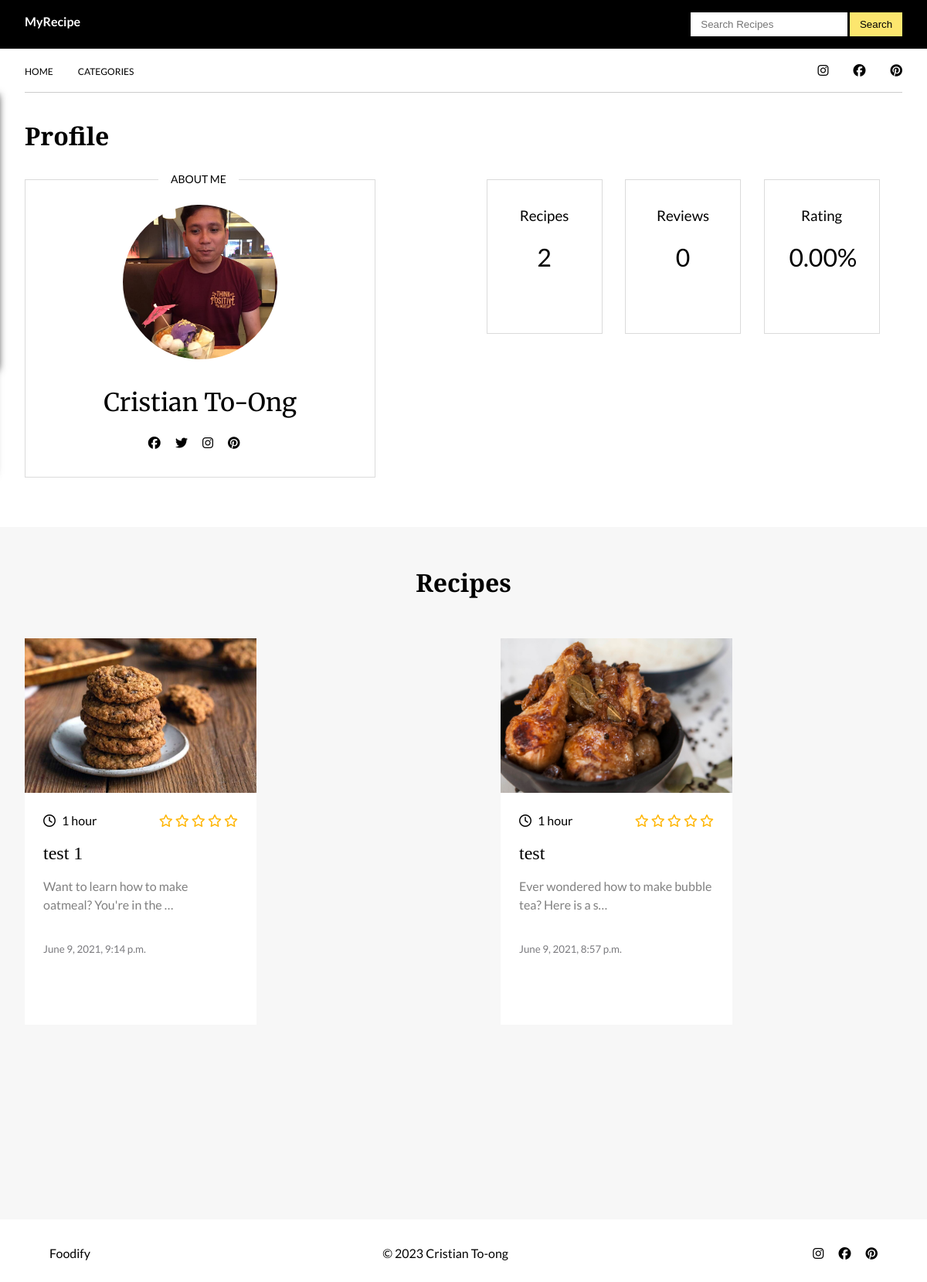
The page /accounts/cristian-to-ong/ on the database its author committed.
### accounts/models.py (models this page shows, shortened)
class Profile(models.Model):
  first_name = models.CharField(max_length=200, blank=True)
  last_name = models.CharField(max_length=200, blank=True)
  avatar = models.ImageField(default='avatar.jpg', upload_to='avatars/')
  slug = models.SlugField(max_length=200, unique=True)
  user = models.OneToOneField(User, on_delete=models.CASCADE)
  website = models.URLField(max_length=50, blank=True)
  location = models.CharField(max_length=200, blank=True)
  bio = models.TextField(max_length=200, blank=True)
  email = models.EmailField(max_length=200, blank=True)
  facebook = models.CharField(max_length=200, blank=True)
  twitter = models.CharField(max_length=200, blank=True)
  instagram = models.CharField(max_length=200, blank=True)
  pinterest = models.CharField(max_length=200, blank=True)
  others = models.CharField(max_length=200, blank=True)
  updated = models.DateTimeField(auto_now=True)
  created = models.DateTimeField(auto_now_add=True)
  class Meta:
    ordering = ('-created',)

### blog/models.py (models this page shows, shortened)
class Post(models.Model):
    title = models.CharField(max_length=200, null=True, blank=True)
    slug = models.SlugField(max_length=200, unique=True, blank=True)
    photo = models.ImageField(default='noimage.jpg', upload_to='posts/', null=True, blank=True)
    cooking_time = models.CharField(max_length=50, blank=True)
    author = models.ForeignKey(Profile, on_delete=models.CASCADE, related_name='posts')
    description = models.CharField(max_length=500, null=True, blank=True)
    content = RichTextField(blank=True, null=True)
    category = models.ForeignKey(Category, on_delete=models.PROTECT)
    liked = models.ManyToManyField(Profile, blank=True, related_name='likes')
    status = models.CharField(max_length=10, choices=OPTIONS, default='draft')
    updated = models.DateTimeField(auto_now=True)
    created = models.DateTimeField(auto_now_add=True)
    featured = models.BooleanField()
    objects = models.Manager() #default manager
    newmanager = NewManager() #custom manager
    class Meta:
      ordering = ('-created',)
    def average_review(self):
      reviews = Review.objects.filter(recipe=self).aggregate(average=Avg('rate'))
      avg = 0
      if reviews['average'] is not None:
        avg = float(reviews['average'])
      return avg

### accounts/views.py (the view)
# urls.py: path('accounts/<slug>/', profile_detail_view, name='profile-detail-view'),
def profile_detail_view(request, slug):
  profile = get_object_or_404(Profile, slug=slug)
  all_reviews = []
  all_recipes = Post.objects.filter(Q(status='published') & Q(author=profile))
  recipe_published = Post.objects.filter(Q(status='published') & Q(author=profile))
  reviews = Post.objects.filter(Q(status='published') & Q(author=profile) & Q(reviews__isnull=False))
  recipe_count = all_recipes.count()
  for recipe in recipe_published:
    all_reviews.append(recipe.reviews.all())
  all_reviews_result = [reviews.count() for reviews in all_reviews if reviews]
  user_reviews_count = sum(all_reviews_result)
  for recipe in recipe_published:
    all_reviews.append(recipe.reviews.all())
  all_avg_review = [reviews.average_review() for reviews in recipe_published]
  all_avg_review_result = [reviews for reviews in all_avg_review if reviews]
  try:
    get_avg_review = (sum(all_avg_review_result) / len(all_avg_review_result))
  except ZeroDivisionError:
    get_avg_review = 0
  get_count_review = len(all_avg_review_result)
  print(get_count_review)
  context = {
    'profile': profile,
    'recipe_count': recipe_count,
    'all_recipes': all_recipes,
    'recipe_published': recipe_published,
    'user_reviews_count': user_reviews_count,
    'get_avg_review': get_avg_review,
    'get_count_review': get_count_review,
  }
  return render(request, 'accounts/profile.html', context)

### blog/context_processors.py (called while the page is built)
def category_list(request):
  category_list = Category.objects.all()
  return {'category_list': category_list}

### blog/models.py (called while the page is built)
  def get_url(self):
    return reverse('blog:category-view', args=[self.name] )

### accounts/templates/accounts/profile.html (shortened to what this page needs)
{% extends 'base.html' %}
{% load humanize %}
{% load static %}
{% block content %}
  <div class="container" id="profile">
    <h1 class="profile-heading">Profile</h1>
    <div id="profile-section">
      <div class="about-me">
        <h3>About Me</h3>
        <div class="profile-img">
          <img src="{{ profile.avatar.url }}" alt="">
        </div>
        <div class="profile-name">
          <p>{{ profile.first_name|title }} {{ profile.last_name|title }}</p>
        </div>
        <div class="socials">
          <a href="{{ profile.facebook }}" target="_blank">
            <i class="fab fa-facebook"></i>
          </a>
          <a href="{{ profile.twitter }}" target="_blank">
            <i class="fab fa-twitter"></i>
          </a>
          <a href="{{ profile.instagram }}" target="_blank">
            <i class="fab fa-instagram"></i>
          </a>
          <a href="{{ profile.pinterest }}" target="_blank">
            <i class="fab fa-pinterest"></i>
          </a>
        </div>
      </div>
      <div class="profile-info">
        <div class="recipe-count">
          <h3>Recipes</h3>
            {% if profile.user == request.user %}
            <p>{{ recipe_count }}</p>
            {% else %}
            <p>{{ recipe_count }}</p>
            {% endif %}
        </div>
        <div class="like-count">
          <h3>Reviews</h3>
          <p>{{ user_reviews_count }}</p>
        </div>
        <div class="ratings-count">
          <h3>Rating</h3>
          <p>{{ get_avg_review|floatformat:"2" }}%</p>
        </div>
      </div>
    </div>
  </div>
    <section id="recipes-section">
      <div class="container">
        <section id="recipes">
          <h1>Recipes</h1>
          <div class="recipe-cards">
            {% if profile.user == request.user and profile_recipe %}
              {% for recipe in profile_recipe %}
              <div class="recipe-card">
                <div class="recipe-img">
                  <img src="{{ recipe.photo.url }}" alt="">
                </div>
                <div class="description">
                  <div class="time">
                    <p>{{ recipe.cooking_time }}</p><a href="#">Like</a>
                  </div>
                  <a href="{% url 'blog:recipe-detail' recipe.slug %}"><h2>{{ recipe.title }}</h2></a>
                <p>{{ recipe.description }}</p>
                  <small style="color: #7A7A7E;">{{ recipe.created }}</small>
                </div>
              </div>
              {% endfor %}
            {% else %}
              {% for recipe in recipe_published %}
              <div class="recipe-card">
                <div class="recipe-img">
                  <img src="{{ recipe.photo.url }}" alt="">
                </div>
                <div class="description">
                  <div class="time">
                    <div class="clock">
                      <i class="far fa-clock clock"></i>{{ recipe.cooking_time }}
                    </div>
                    {% if recipe.average_review %}
                    <div class="rating-star">
                      <span>
                        <i class="fa fa-star{% if recipe.average_review < 0.5 %}-o{% elif recipe.average_review >= 0.5 and recipe.average_review < 1 %}-half-alt {% endif %}"></i>
                        <i class="fa fa-star{% if recipe.average_review < 1.5 %}-o{% elif recipe.average_review >= 1.5 and recipe.average_review < 2 %}-half-alt {% endif %}"></i>
                        <i class="fa fa-star{% if recipe.average_review < 2.5 %}-o{% elif recipe.average_review >= 2.5 and recipe.average_review < 3 %}-half-alt {% endif %}"></i>
                        <i class="fa fa-star{% if recipe.average_review < 3.5 %}-o{% elif recipe.average_review >= 3.5 and recipe.average_review < 4 %}-half-alt {% endif %}"></i>
                        <i class="fa fa-star{% if recipe.average_review < 4.5 %}-o{% elif recipe.average_review >= 4.5 and recipe.average_review < 5 %}-half-alt {% endif %}"></i>
                      </span>
                    </div>
                    {% else %}
                    <div class="rating-star">
                      <span>
                        <i class="fa fa-star-o"></i>
                        <i class="fa fa-star-o"></i>
                        <i class="fa fa-star-o"></i>
                        <i class="fa fa-star-o"></i>
                        <i class="fa fa-star-o"></i>
                      </span>
                    </div>
                    {% endif %}
                  </div>
                  <a href="{% url 'blog:recipe-detail' recipe.slug %}"><h2>{{ recipe.title }}</h2></a>
                <p>{{ recipe.description | truncatechars:50 }}</p>
                  <small style="color: #7A7A7E;">{{ recipe.created }}</small>
                </div>
              </div>
              {% endfor %}
            {% endif %}
          </div>
        </section>
      </div>
    </section>
{% endblock content %}

### templates/base.html (shortened to what this page needs)
{% load static %}
<!DOCTYPE html>
<html lang="en">
<head>
  <link rel="stylesheet" href="{% static 'css/styles1.css' %}">
<link rel="stylesheet" href="https://cdnjs.cloudflare.com/ajax/libs/font-awesome/4.7.0/css/font-awesome.min.css">
</head>
<body id="global-js">
  {% include 'includes/navbar.html' %}
  {% block content %}
  {% endblock content %}
  {% include 'includes/footer.html' %}
</div>
</body>
</html>

### templates/includes/navbar.html (shortened to what this page needs)
{% load static %}
  <header>
    <div class="nav-full-width">
      <div class="container">
        <div id="nav1">
          <div class="logo">
            <a href="{% url 'blog:main-view' %}" style="color: #fff;">MyRecipe</a>
          </div>
          <div class="right search-nav">
            <form action="{% url 'blog:search-recipes' %}" method="POST">
              <input type="text" placeholder="Search Recipes" name="searched">
              <button type="submit" class="search-btn">Search</button>
            </form>
          </div>
        </div>
      </div>
    </div>
  <div class="nav-full-width-2">
    <div class="container">
      <div id="nav">
        <ul class="main-nav">
          {% if user.is_authenticated %}
            <li><a href="{% url 'blog:main-view' %}">Home</a></li>
            <li><a href="{% url 'blog:myrecipes-view' %}">My Recipes</a></li>
            <li><a href="{% url 'blog:create-recipe' %}">Create Recipe</a></li>
            <li><a href="{% url 'blog:draft-view' %}">Drafts</a></li>
            <li class="categories-btn1"><a href="#">Categories</a></li>
          {% else %}
            <li><a href="{% url 'accounts:login-view' %}">Home</a></li>
            <li><a class="categories-btn1" href="#">Categories</a></li>
          {% endif %}
        </ul>
        <ul class="socials">
          {% if user.is_authenticated %}
            <li>Logged in as: <a href="#" style="color: tomato; font-size: 13px;">{{ request.user.username }}</a></li>
            <li><a href="{% url 'accounts:profile-detail-view' request.user.profile.slug %}">Profile</a></li>
            <li><a href="{% url 'accounts:edit-profile' %}">Edit Profile</a></li>
            <li><a href="{% url 'accounts:logout-view' %}">Logout</a></li>
          {% else %}
            <li><a href="#">
              <i class="fab fa-instagram navbar-social"></i>
            </a></li>
            <li><a href="#">
              <i class="fab fa-facebook navbar-social"></i>
            </a></li>
            <li><a href="#">
              <i class="fab fa-pinterest navbar-social"></i>
            </a></li>
          {% endif %}
        </ul>
      </div>
    </div>
  </div>
</header>

### templates/includes/footer.html
<div class="container">
  <footer>
      <div class="left">
        <p>Foodify</p>
      </div>
      <div class="center">
        <p>&copy; <span id="year"></span> Cristian To-ong</p>
      </div>
      <div class="right">
        <a href="#">
          <i class="fab fa-instagram"></i>
        </a>
        <a href="#">
          <i class="fab fa-facebook"></i>
        </a>
        <a href="#">
          <i class="fab fa-pinterest"></i>
        </a>
      </div>
  </footer>

### static_project/css/styles1.css (style rules this page uses)
* { margin: 0; padding: 0; box-sizing: border-box; }
html { background: #fff; }
body { font-family: 'Montserrat', sans-serif; font-family: 'Lato', sans-serif; line-height: 1.5; position: relative; background: #f7f7f7; background: #fff; }
.rating-star i { color:#ffb503!important; }
a { color: black; text-decoration: none; }
h1 { font-family: 'Playfair Display', serif; margin-bottom: 1rem; font-weight: 600; }
header { position: sticky; top: 0; z-index: 999; position: relative; }
.search-btn { cursor: pointer; }
.nav-full-width { background: black; }
.nav-full-width-2 { background: #fff; }
.container { max-width: 1400px; margin: 0 auto; padding: 0 2rem; }
#nav1 { display: flex; justify-content: space-between; padding: 1rem 0; color: white; font-weight: 600; }
#nav1 .right { display: flex; }
#nav1 .right input { padding: .5rem .8rem; border: none; outline: none; }
#nav1 .right button { padding: .5rem .8rem; border: none; background: #FCE66E; }
#nav { display: flex; justify-content: space-between; padding: 1rem 0; border-bottom: 1px solid #ccc; background: #fff; }
#nav .main-nav { display: flex; }
#nav .main-nav li { list-style: none; margin-right: 2rem; }
#nav .main-nav li a { text-decoration: none; text-transform: uppercase; font-size: 12px; }
#nav .socials { display: flex; }
#nav .socials li { list-style: none; margin-left: 2rem; }
#nav .socials li a { text-decoration: none; font-size: 12px; }
#recipes-section { background: #f7f7f7; padding: 3rem 0; }
#recipes { min-height: 100vh; }
#recipes h1 { text-align: center; margin-bottom: 3rem; font-size: 2rem; }
#recipes .recipe-cards { display: grid; align-items: center; grid-template-columns: repeat(auto-fit, minmax(260px, 1fr)); grid-gap: 6rem; }
#recipes .recipe-cards .recipe-card { width: 300px; padding-bottom: 1rem; margin-right: 1rem; background: #fff; position: relative; max-height: 500px; min-height: 500px; }
#recipes .recipe-cards .recipe-card .recipe-img { width: 100%; height: 200px; }
#recipes .recipe-cards .recipe-card .recipe-img img { width: 100%; height: 100%; object-fit: cover; }
#recipes .recipe-cards .recipe-card .description { padding: 1.5rem; }
#recipes .recipe-cards .recipe-card .description .time { display: flex; justify-content: space-between; margin-bottom: 1rem; }
#recipes .recipe-cards .recipe-card .description .time .clock i.clock { margin-right: 0.5rem; }
#recipes .recipe-cards .recipe-card h2 { font-family: 'Playfair Display', serif; margin-bottom: 1rem; font-weight: 500; line-height: 1.2; }
#recipes .recipe-cards .recipe-card p { margin-bottom: 2rem; color: gray; }
.profile-heading { margin-top: 2rem; margin-bottom: 2rem; }
#profile { margin-bottom: 4rem; }
#profile-section { display: flex; justify-content: space-between; }
#profile-section .about-me { border: 1px solid #dbdbdb; width: 40%; padding: 0 3rem; padding-top: 2rem; padding-bottom: 2rem; text-align: center; position: relative; }
#profile-section .about-me h3 { font-weight: 500; margin-bottom: 2rem; text-transform: uppercase; position: absolute; background: #fff; top: -12px; left: 38%; padding: 0 1rem; font-size: 14px; }
#profile-section .about-me .profile-img { width: 200px; height: 200px; margin: 0 auto; margin-bottom: 2rem; }
#profile-section .about-me .profile-img img { width: 100%; height: 100%; border-radius: 50%; object-fit: cover; }
#profile-section .about-me .profile-name { margin-bottom: 1rem; }
#profile-section .about-me .profile-name p { font-size: 2rem; font-family: 'Merriweather', serif; }
#profile-section .about-me .socials i { margin-right: 1rem; }
#profile-section .profile-info { display: flex; justify-content: space-evenly; width: 50%; height: 200px; }
#profile-section .profile-info .recipe-count, #profile-section .profile-info .like-count, #profile-section .profile-info .ratings-count { border: 1px solid #dbdbdb; width: 150px; padding: 2rem; text-align: center; }
#profile-section .profile-info .recipe-count h3, #profile-section .profile-info .like-count h3, #profile-section .profile-info .ratings-count h3 { margin-bottom: 1rem; font-weight: 400; }
#profile-section .profile-info .recipe-count p, #profile-section .profile-info .like-count p, #profile-section .profile-info .ratings-count p { font-size: 2rem; }
footer { display: flex; justify-content: space-between; padding: 2rem; min-height: 10vh; }
footer .right a { margin-left: 1rem; }
.navbar-social { font-size: 1rem; }

### rows shown on the page
Profile: avatar (picture), first_name "Cristian", last_name "To-Ong"
Post: photo (picture), cooking_time "1 hour", title "test 1", description "Want to learn how to make oatmeal? You're in the …", created "June 9, 2021, 9:14 p.m."
Post: photo (picture), cooking_time "1 hour", title "test", description "Ever wondered how to make bubble tea? Here is a s…", created "June 9, 2021, 8:57 p.m."

### other values the page prints
{{ recipe_count }} "2"
{{ user_reviews_count }} "0"
{{ get_avg_review|floatformat:"2" }} "0.00"
